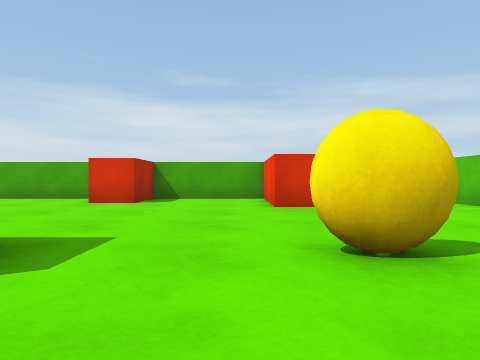
view 1 (above)

12 first-person views from a walk through a Unity game level. The camera is 0.51 m above the floor, looks level and sees 75° across. The floor is counted in squares, 1 m on a side. Each view is taken from the middle of a square. On the plan, view 1 faces up. The plan holds only what a view shows up to about 9 squares ahead; the rest is blank. The player character is not drawn.

view 2
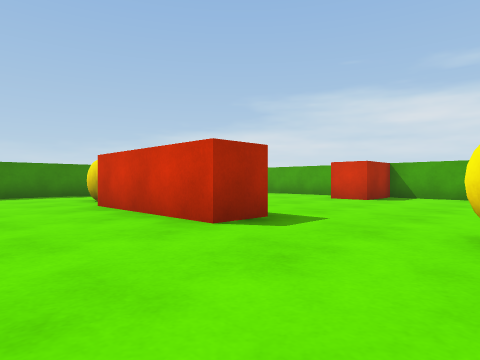

view 3
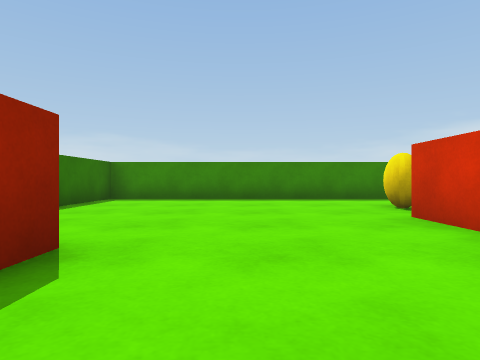

view 4
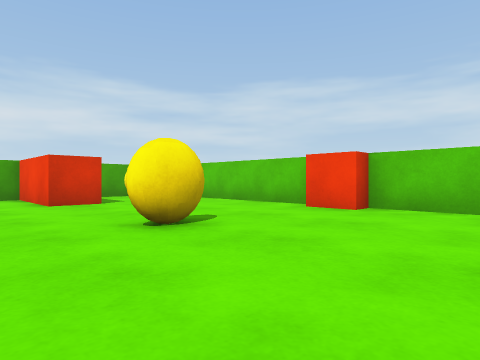

view 5
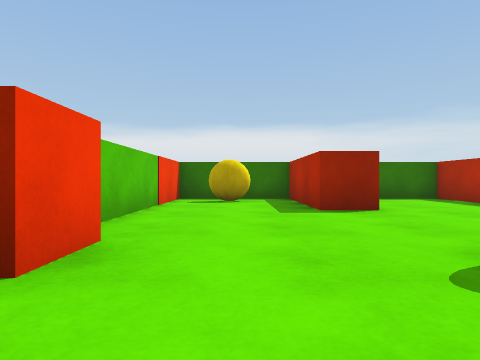

view 6
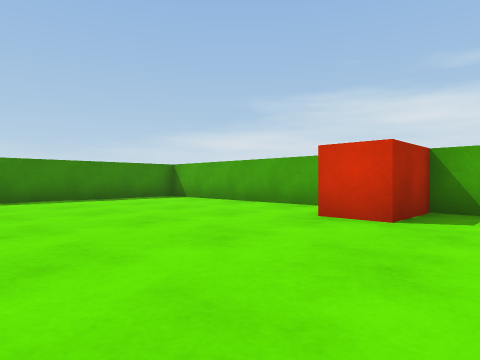

view 7
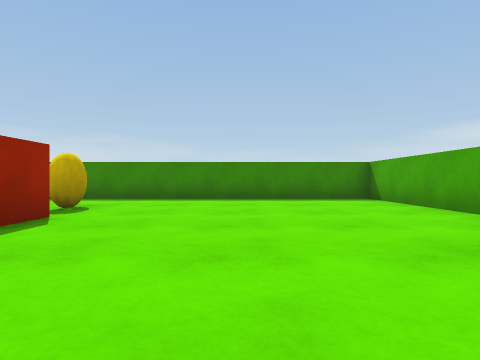

view 8
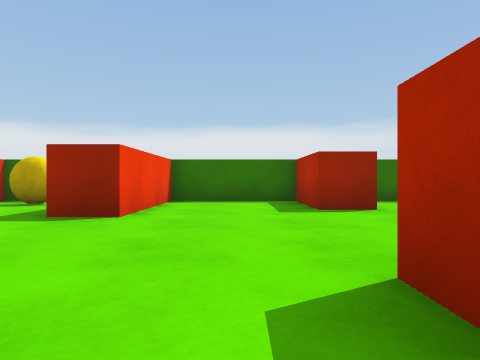

view 9
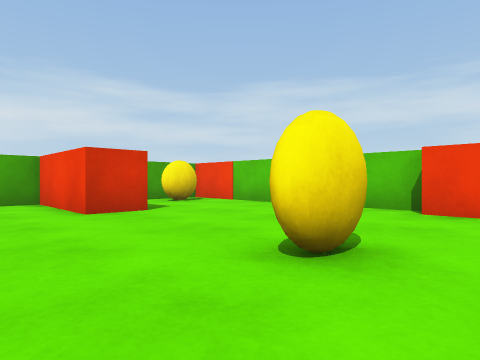

view 10
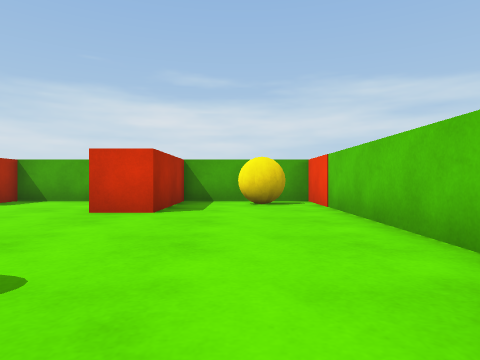

view 11
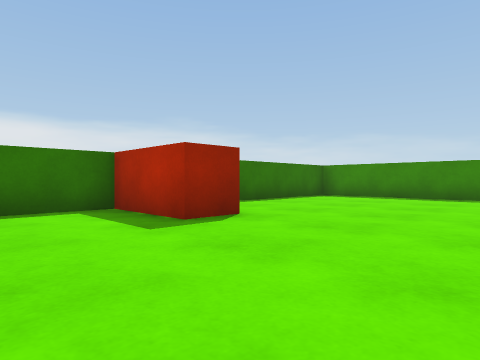

view 12
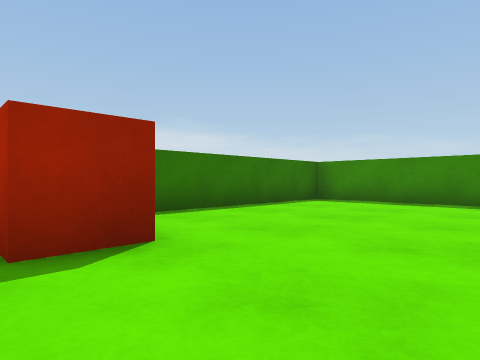

### Floor plan
Points are (right, up) in squares from view 1. A wall is a line through its corners. A room is listed if a view was taken in it or the views show most of it. See-through windows are left out.
Room 1 (views 1, 2, 3, 4, 5, 6, 7, 8, 9, 10, 11, 12)
walls: (-1.8, 2.4) (-1.8, 1.4) (-5.4, 1.4); (-5.4, 2.4) (-4.4, 2.4); (-3.4, -2.4) (-2.4, -2.4) (-2.4, -4.5) (0.7, -4.5) (0.7, -1.3) (1.7, -1.3) (1.7, -4.5) (4.7, -4.5) (4.7, 1.4) (4.2, 1.4) (4.2, 2.4); (-4.1, 8.5) (-9.5, 8.5) (-9.5, -4.5) (-4.2, -4.5); (4.7, 2.5) (4.7, 8.5) (1.7, 8.5) (1.7, 5.9) (0.7, 5.9) (0.7, 8.5) (-2.4, 8.5) (-2.4, 6.9) (-3.4, 6.9)
ways out: gap at (-6, 2)

Positions as (right, up) in squares from view 1, and headings:
1: (0, 0), facing up
2: (1, -1), facing up-left
3: (-1, -1), facing left
4: (-1, -1), facing up-right
5: (3, 4), facing down
6: (-1, 3), facing up-left
7: (-1, 5), facing left
8: (-1, 3), facing down
9: (-1, 1), facing up-right
10: (3, 1), facing up
11: (0, 1), facing down-left
12: (-2, 0), facing down-left
